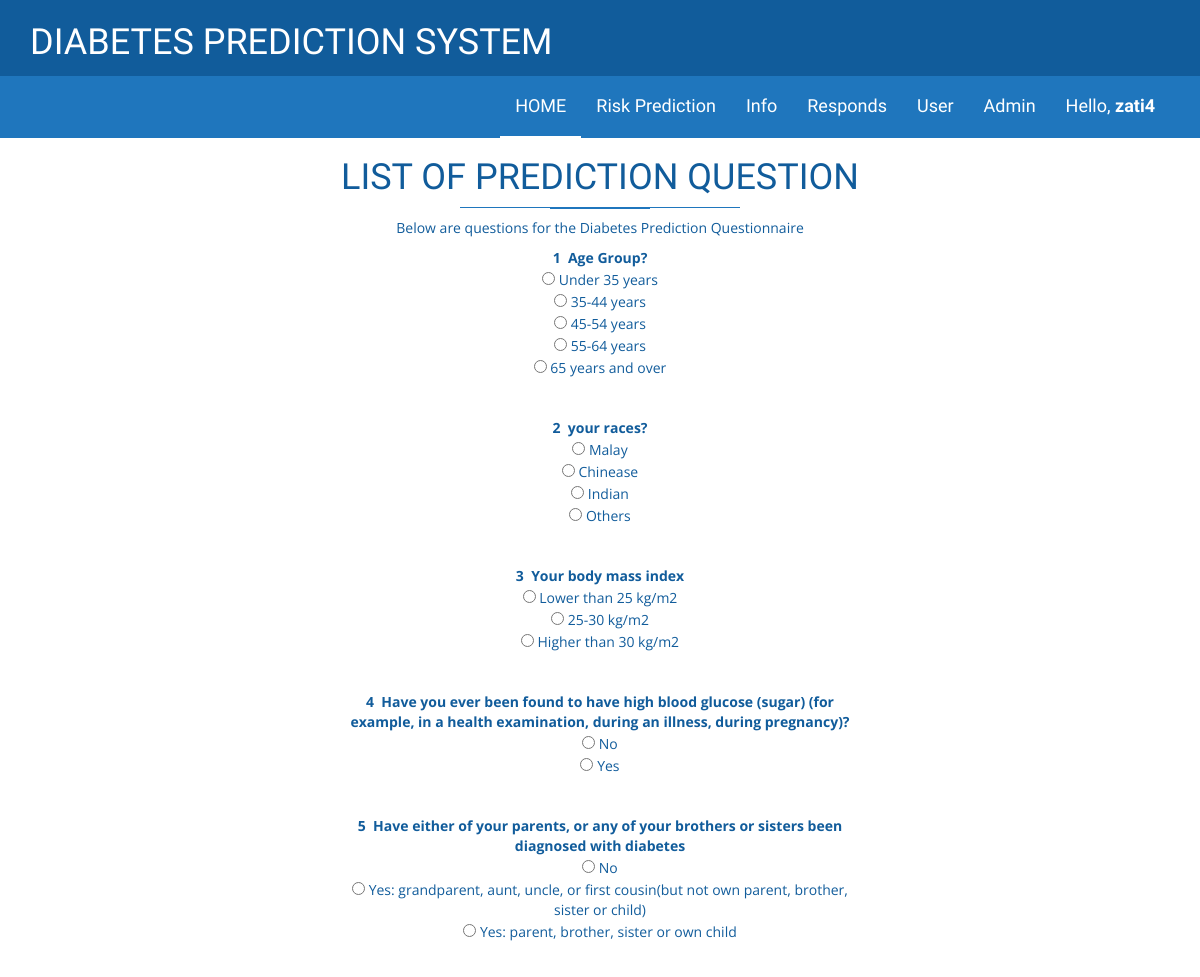
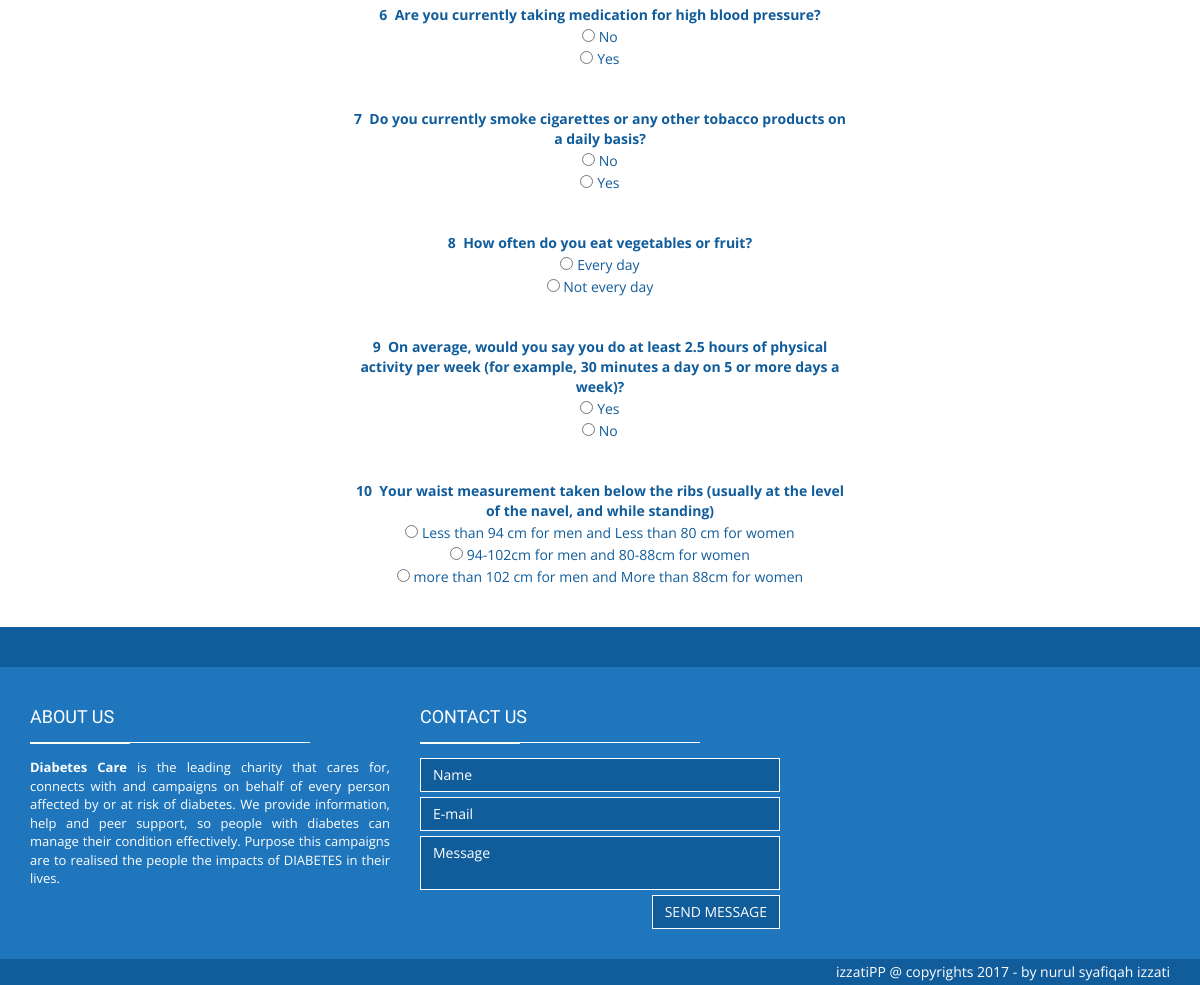
Page /HTML/viewQuestion.php (signed in) on the committed database (2 pictures, top to bottom).
### tables this page shows
CREATE TABLE IF NOT EXISTS `questionnaire` (
  `idquestionnaire` int(11) NOT NULL,
  `question` varchar(300) NOT NULL,
  `answer1` varchar(100) NOT NULL,
  `answer2` varchar(100) NOT NULL,
  `answer3` varchar(100) DEFAULT NULL,
  `answer4` varchar(45) DEFAULT NULL,
  `answer5` varchar(45) DEFAULT NULL,
  `mark1` int(2) NOT NULL,
  `mark2` int(2) NOT NULL,
  `mark3` int(2) DEFAULT NULL,
  `mark4` int(2) DEFAULT NULL,
  `mark5` int(2) DEFAULT NULL
);

### HTML/viewQuestion.php (the view, shortened to what this page needs)
<!DOCTYPE html>
<html class="no-js">
    <head>
        <link rel="stylesheet" href="assets/css/bootstrap.min.css">
        <link rel="stylesheet" href="assets/css/font-awesome.min.css">
        <link rel="stylesheet" href="assets/css/style.css">
    </head>
    <body>
	<?php
$a = $_SESSION['adminID'];
?>
 <header class="main-header">
        <nav class="navbar navbar-static-top">
            <div class="navbar-top">
              <div class="container">
                  <div class="row">
                    <div class="col-sm-6 col-xs-12">
                        <ul class="list-unstyled list-inline header-contact">
                            <li> <h1>DIABETES PREDICTION SYSTEM</li>
                       </ul>
                    </div>
                  </div>
              </div>
            </div>
            <div class="navbar-main">
              <div class="container">
                <div id="navbar" class="navbar-collapse collapse pull-right">
                  <ul class="nav navbar-nav">
                      <li><a class="is-active" href="adminIndex.php">HOME </a></li>
                    <li class="has-child"><a href="#">Risk Prediction</a>
					</li>
					<li class="has-child"><a href="#">Info</a>
					</li>
						<li class="has-child"><a href="#">Responds</a>
					</li>
						<li class="has-child"><a href="#">User</a>
					</li>	<li class="has-child"><a href="#">Admin</a>
					</li>
					<li class="has-child"><a href="#">Hello, <b><?php echo $a; ?></b></a>
                  </ul>
                </div>
              </div>
            </div>
        </nav>
    </header>
		<h1 class="page-title"><center>LIST OF PREDICTION QUESTION</center> <span class="title-under"></span></h1>
			<p class="page-description">
				<center>Below are questions for the Diabetes Prediction Questionnaire</center>
			</p>
<?php
$conn = mysqli_connect("localhost","root","","diabetes");
$sql = "SELECT * FROM questionnaire ";
$result = mysqli_query($conn,$sql )
or die ('Problem with query' . mysql_error());
while ($row = mysqli_fetch_array($result)){
				$a = $row['idquestionnaire'];
				$b = $row['question'];
				$c = $row['answer1'];
				$d = $row['answer2'];
				$e = $row['answer3'];
				$f = $row['answer4'];
				$g = $row['answer5'];
if(!empty($g)){
	echo '<table cellpadding="0" width="500" border="0" align="center" >
	<tr><td  align="center"><b>'.$a.'</b>	&nbsp;<b>'.$b.'</b></td></tr>
	<tr><td align="center"><input type="radio" name="'.$a.'" value="'.$row['mark1'].'" /> '.$c.'    </td></tr>
	<tr><td align="center"><input type="radio" name="'.$a.'" value="'.$row['mark2'].'" />   '.$d.'    </td></tr>
	<tr><td align="center"><input type="radio" name="'.$a.'" value="'.$row['mark3'].'" />   '.$e.'    </td></tr>
	<tr><td align="center"><input type="radio" name="'.$a.'" value="'.$row['mark4'].'" />   '.$f.'      </td></tr>
	<tr><td align="center"><input type="radio" name="'.$a.'" value="'.$row['mark5'].'" />    '.$g.'    </td></tr>
</tr></table><br><br>';}
if(empty($e)){
	echo '<table cellpadding="0" width="500" border="0" align="center" >
	<tr><td  align="center"><b>'.$a.'</b>	&nbsp;<b>'.$b.'</b></td></tr>
	<tr><td align="center"><input type="radio" name="'.$a.'" value="'.$row['mark1'].'" /> '.$c.'    </td></tr>
	<tr><td align="center"><input type="radio" name="'.$a.'" value="'.$row['mark2'].'" />   '.$d.'    </td></tr>
	<tr><td align="center"><input type="hidden" name="'.$a.'" value="'.$row['mark3'].'" />   '.$e.'    </td></tr>
	<tr><td align="center"><input type="hidden" name="'.$a.'" value="'.$row['mark4'].'" />   '.$f.'      </td></tr>
	<tr><td align="center"><input type="hidden" name="'.$a.'" value="'.$row['mark5'].'" />    '.$g.'    </td></tr>
</tr></table><br><br>';
}
else if(empty($f)){
	echo '<table cellpadding="0" width="500" border="0" align="center" >
	<tr><td  align="center"><b>'.$a.'</b>	&nbsp;<b>'.$b.'</b></td></tr>
	<tr><td align="center"><input type="radio" name="'.$a.'" value="'.$row['mark1'].'" /> '.$c.'    </td></tr>
	<tr><td align="center"><input type="radio" name="'.$a.'" value="'.$row['mark2'].'" />   '.$d.'    </td></tr>
	<tr><td align="center"><input type="radio" name="'.$a.'" value="'.$row['mark3'].'" />   '.$e.'    </td></tr>
	<tr><td align="center"><input type="hidden" name="'.$a.'" value="'.$row['mark4'].'" />   '.$f.'      </td></tr>
	<tr><td align="center"><input type="hidden" name="'.$a.'" value="'.$row['mark5'].'" />    '.$g.'    </td></tr>
</tr></table><br><br>';
}
else if(empty($g)){
	echo '<table cellpadding="0" width="500" border="0" align="center" >
	<tr><td  align="center"><b>'.$a.'</b>	&nbsp;<b>'.$b.'</b></td></tr>
	<tr><td align="center"><input type="radio" name="'.$a.'" value="'.$row['mark1'].'" /> '.$c.'    </td></tr>
	<tr><td align="center"><input type="radio" name="'.$a.'" value="'.$row['mark2'].'" />   '.$d.'    </td></tr>
	<tr><td align="center"><input type="radio" name="'.$a.'" value="'.$row['mark3'].'" />   '.$e.'    </td></tr>
	<tr><td align="center"><input type="radio" name="'.$a.'" value="'.$row['mark4'].'" />   '.$f.'      </td></tr>
	<tr><td align="center"><input type="hidden" name="'.$a.'" value="'.$row['mark5'].'" />    '.$g.'    </td></tr>
</tr></table><br><br>';}
}
?>
  <footer class="main-footer">
        <div class="footer-top">
        </div>
        <div class="footer-main">
            <div class="container">
                <div class="row">
                    <div class="col-md-4">
                        <div class="footer-col">
                            <h4 class="footer-title">About us <span class="title-under"></span></h4>
                            <div class="footer-content">
                                <p>
                                    <strong>Diabetes Care</strong>
is the leading charity that cares for, connects with and campaigns on behalf of every person affected by or at risk of diabetes. We provide information, help and peer support, so people with diabetes can manage their condition effectively.
Purpose this campaigns are to realised the people the impacts of DIABETES in their lives.
                                </p>
                            </div>
                        </div>
                    </div>
                    <div class="col-md-4">
                        <div class="footer-col">
                            <h4 class="footer-title">Contact us <span class="title-under"></span></h4>
                            <div class="footer-content">
                                <div class="footer-form" >
                                    <form action="php/mail.php" method="post">
                                        <div class="form-group">
                                            <input type="text" name="name" class="form-control" placeholder="Name" required>
                                        </div>
                                         <div class="form-group">
                                            <input type="email" name="email" class="form-control" placeholder="E-mail" required>
                                        </div>
                                        <div class="form-group">
                                            <textarea name="message" class="form-control" placeholder="Message" required></textarea>
                                        </div>
                                         <div class="form-group">
                                            <button type="submit" class="btn btn-submit pull-right">Send message</button>
                                        </div>
                                    </form>
                                </div>
                            </div>
                        </div>
                    </div>
                </div>
            </div>
        </div>
        <div class="footer-bottom">
            <div class="container text-right">
                    izzatiPP @ copyrights 2017 - by nurul syafiqah izzati
            </div>
        </div>
    </footer>
    </body>
</html>

### HTML/assets/css/style.css (style rules this page uses)
body { font-family: "Open sans", sans-serif; color: #115c9b; }
h1, h2, h3, h4 { font-family: "Dosis", sans-serif; }
a { color: inherit; }
.navbar-static-top { margin: 0; border: 0; color: #fff; }
.navbar-top { background: #115c9b; font-size: 12px; padding: 3px 0; }
.navbar-top .list-inline { margin-bottom: 0; }
.navbar-top .header-contact li { margin-right: 15px; }
.navbar-main { margin-bottom: 0; color: #fff; background: #1f76bd; }
.navbar-main a:hover, .navbar-main a:active, .navbar-main a:focus, .navbar-main a.is-active { background: none !important; color: inherit; border-bottom: 2px solid #fff; }
.navbar-main li a { font-family: "Dosis", sans-serif; font-size: 18px; padding: 20px 15px; border-bottom: 2px solid transparent; }
.footer-top { background: #115c9b; height: 40px; }
.main-footer { background: #1f76bd; color: #fff; }
.main-footer .footer-main { padding: 30px 0; }
.main-footer .footer-title { text-transform: uppercase; margin-bottom: 10px; }
.main-footer .footer-title .title-under { background: #fff; margin: 15px 0; text-align: left; }
.main-footer .footer-title .title-under:after { margin: 0; background: #fff; }
.main-footer .footer-content { text-align: justify; font-size: 13px; }
.footer-bottom { background: #115c9b; padding: 3px; }
.footer-form .form-group { margin-bottom: 5px; }
.footer-form .form-control { background: #115c9b; color: #fff; border: 0; border-radius: 0; margin-bottom: 5px; border: 1px solid #fff; resize: none; }
.footer-form .btn-submit { border-radius: 0; background: #115c9b; text-transform: uppercase; border: 1px solid #fff; -moz-transition: all, 0.5s; -o-transition: all, 0.5s; -webkit-transition: all, 0.5s; transition: all, 0.5s; }
.page-description { font-size: 18px; }
.title-under { display: block; margin: 5px auto; background: #1f76bd; height: 1px; width: 280px; }
.title-under:after { content: ''; display: block; width: 100px; background: inherit; height: 2px; margin: 0 auto; margin-top: 10px; }
.form-control { border-radius: 0; box-shadow: none; }

### rows in the picture
questionnaire: idquestionnaire "1", question "Age Group?", answer1 "Under 35 years", answer2 "35-44 years", answer3 "45-54 years", answer4 "55-64 years", answer5 "65 years and over"
questionnaire: idquestionnaire "2", question "your races?", answer1 "Malay", answer2 "Chinease", answer3 "Indian", answer4 "Others"
questionnaire: idquestionnaire "3", question "Your body mass index", answer1 "Lower than 25 kg/m2", answer2 "25-30 kg/m2", answer3 "Higher than 30 kg/m2"
questionnaire: idquestionnaire "4", question "Have you ever been found to have high blood glucose (sugar) (for example, in a health examination, during an illness, during pregnancy)?", answer1 "No", answer2 "Yes"
questionnaire: idquestionnaire "5", question "Have either of your parents, or any of your brothers or sisters been diagnosed with diabetes", answer1 "No", answer2 "Yes: grandparent, aunt, uncle, or first cousin(but not own parent, brother, sister or child)", answer3 "Yes: parent, brother, sister or own child"
questionnaire: idquestionnaire "6", question "Are you currently taking medication for high blood pressure?", answer1 "No", answer2 "Yes"
questionnaire: idquestionnaire "7", question "Do you currently smoke cigarettes or any other tobacco products on a daily basis?", answer1 "No", answer2 "Yes"
questionnaire: idquestionnaire "8", question "How often do you eat vegetables or fruit?", answer1 "Every day", answer2 "Not every day"
questionnaire: idquestionnaire "9", question "On average, would you say you do at least 2.5 hours of physical activity per week (for example, 30 minutes a day on 5 or more days a week)?", answer1 "Yes", answer2 "No"
questionnaire: idquestionnaire "10", question "Your waist measurement taken below the ribs (usually at the level of the navel, and while standing)", answer1 "Less than 94 cm for men and Less than 80 cm for women", answer2 "94-102cm for men and 80-88cm for women", answer3 "more than 102 cm for men and More than 88cm for women"

### other values in the picture
$a "zati4"
